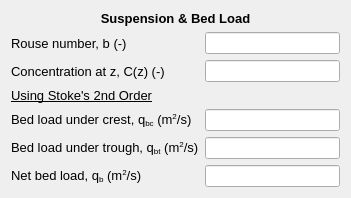
     <widget class="QWidget" name="formLayoutWidget_9">
      <property name="geometry">
       <rect>
        <x>400</x>
        <y>380</y>
        <width>351</width>
        <height>170</height>
       </rect>
      </property>
      <layout class="QFormLayout" name="formLayout_11">
       <item row="0" column="0" colspan="2">
        <widget class="QLabel" name="materialProperties_lbl_3">
         <property name="font">
          <font>
           <family>MS Shell Dlg 2</family>
           <pointsize>10</pointsize>
           <weight>75</weight>
           <bold>true</bold>
          </font>
         </property>
         <property name="text">
          <string>&lt;html&gt;&lt;head/&gt;&lt;body&gt;&lt;p align=&quot;center&quot;&gt;Suspension &amp;amp; Bed Load&lt;/p&gt;&lt;/body&gt;&lt;/html&gt;</string>
         </property>
        </widget>
       </item>
       <item row="1" column="0">
        <widget class="QLabel" name="rouse_Wave_lbl">
         <property name="font">
          <font>
           <family>MS Shell Dlg 2</family>
           <pointsize>10</pointsize>
          </font>
         </property>
         <property name="text">
          <string>Rouse number, b (-)</string>
         </property>
        </widget>
       </item>
       <item row="1" column="1">
        <widget class="QLineEdit" name="rouse_Wave_txt">
         <property name="readOnly">
          <bool>true</bool>
         </property>
        </widget>
       </item>
       <item row="2" column="0">
        <widget class="QLabel" name="concentration_Wave_lbl">
         <property name="font">
          <font>
           <family>MS Shell Dlg 2</family>
           <pointsize>10</pointsize>
          </font>
         </property>
         <property name="text">
          <string>Concentration at z, C(z) (-)</string>
         </property>
        </widget>
       </item>
       <item row="2" column="1">
        <widget class="QLineEdit" name="concentration_Wave_txt">
         <property name="readOnly">
          <bool>true</bool>
         </property>
        </widget>
       </item>
       <item row="6" column="0">
        <widget class="QLabel" name="qb_Wave_lbl">
         <property name="font">
          <font>
           <family>MS Shell Dlg 2</family>
           <pointsize>10</pointsize>
          </font>
         </property>
         <property name="text">
          <string>&lt;html&gt;&lt;head/&gt;&lt;body&gt;&lt;p&gt;Net bed load, q&lt;span style=&quot; vertical-align:sub;&quot;&gt;b&lt;/span&gt; (m&lt;span style=&quot; vertical-align:super;&quot;&gt;2&lt;/span&gt;/s)&lt;/p&gt;&lt;/body&gt;&lt;/html&gt;</string>
         </property>
        </widget>
       </item>
       <item row="6" column="1">
        <widget class="QLineEdit" name="qb_Wave_txt">
         <property name="readOnly">
          <bool>true</bool>
         </property>
        </widget>
       </item>
       <item row="4" column="0">
        <widget class="QLabel" name="qbC_Wave_lbl">
         <property name="font">
          <font>
           <family>MS Shell Dlg 2</family>
           <pointsize>10</pointsize>
          </font>
         </property>
         <property name="text">
          <string>&lt;html&gt;&lt;head/&gt;&lt;body&gt;&lt;p&gt;Bed load under crest, q&lt;span style=&quot; vertical-align:sub;&quot;&gt;bc&lt;/span&gt; (m&lt;span style=&quot; vertical-align:super;&quot;&gt;2&lt;/span&gt;/s)&lt;/p&gt;&lt;/body&gt;&lt;/html&gt;</string>
         </property>
        </widget>
       </item>
       <item row="5" column="0">
        <widget class="QLabel" name="qbT_Wave_lbl">
         <property name="font">
          <font>
           <family>MS Shell Dlg 2</family>
           <pointsize>10</pointsize>
          </font>
         </property>
         <property name="text">
          <string>&lt;html&gt;&lt;head/&gt;&lt;body&gt;&lt;p&gt;Bed load under trough, q&lt;span style=&quot; vertical-align:sub;&quot;&gt;bt&lt;/span&gt; (m&lt;span style=&quot; vertical-align:super;&quot;&gt;2&lt;/span&gt;/s)&lt;/p&gt;&lt;/body&gt;&lt;/html&gt;</string>
         </property>
        </widget>
       </item>
       <item row="5" column="1">
        <widget class="QLineEdit" name="qbT_Wave_txt">
         <property name="readOnly">
          <bool>true</bool>
         </property>
        </widget>
       </item>
       <item row="4" column="1">
        <widget class="QLineEdit" name="qbC_Wave_txt">
         <property name="readOnly">
          <bool>true</bool>
         </property>
        </widget>
       </item>
       <item row="3" column="0">
        <widget class="QLabel" name="stokes_lbl">
         <property name="font">
          <font>
           <family>MS Shell Dlg 2</family>
           <pointsize>10</pointsize>
           <underline>true</underline>
          </font>
         </property>
         <property name="text">
          <string>Using Stoke's 2nd Order</string>
         </property>
        </widget>
       </item>
      </layout>
     </widget>
